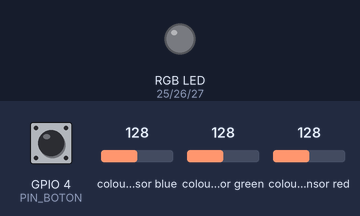
A program run on a simulated ESP32. Parts: an RGB LED mixed from three pins (HIGH = lit). Dashed ring = blinking. The inputs (shaded band) are chosen by the test bench; at power-on: GPIO 4 (PIN_BOTON) HIGH, colour sensor blue 128, colour sensor green 128, colour sensor red 128. What the program prints to the serial monitor is not drawn.

Above: at 1.9 s.
2.0 s: GPIO 4 (PIN_BOTON) pulled LOW for 0.15 s
At 2.22 s:
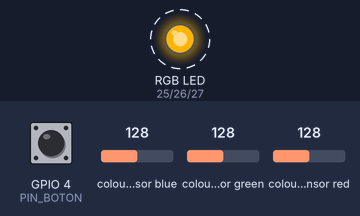
5.0 s: GPIO 4 (PIN_BOTON) pulled LOW for 3.2 s
At 9.3 s:
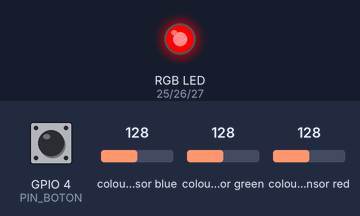
At 15.45 s:
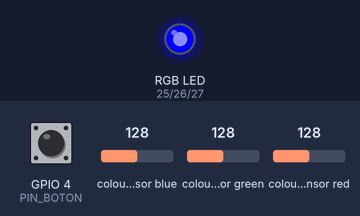
Timing chart, 0 to 15.7 s (numbered marks = the images above; inputs shaded):
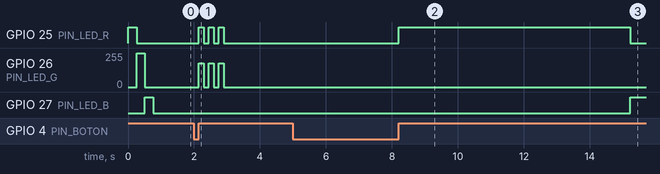

Measured:
- after the input at 2.0 s, GPIO 25 (PIN_LED_R): alternates HIGH for 0.15 s and LOW for 0.15 s, 6 changes in all, then stays LOW, starting after 0.15 s; GPIO 26 (PIN_LED_G): alternates 179/255 for 0.15 s and 0/255 for 0.15 s, 6 changes in all, then stays 0/255, starting after 0.15 s
- after the input at 5.0 s, GPIO 25 (PIN_LED_R): LOW → HIGH after 3.2 s, → LOW 7.0 s later; GPIO 27 (PIN_LED_B): LOW → HIGH after 10.2 s

The program:

main.cpp
```cpp
/**
 * ============================================================
 * TCS34725 + LED RGB + Botón — Calibración y Detección
 * Plataforma : PlatformIO + Arduino (ESP32)
 * Biblioteca : Adafruit TCS34725
 * ============================================================
 *
 * Conexión I2C (ESP32 30 pines):
 *   TCS34725  -->  ESP32
 *   VIN       -->  3.3V
 *   GND       -->  GND
 *   SDA       -->  GPIO 21
 *   SCL       -->  GPIO 22
 *
 * LED RGB (cátodo común):
 *   R         -->  GPIO 25  (LEDC canal 0)
 *   G         -->  GPIO 26  (LEDC canal 1)
 *   B         -->  GPIO 27  (LEDC canal 2)
 *   COM       -->  GND
 *
 * Botón:
 *   Un extremo -->  GPIO 4  (INPUT_PULLUP interno)
 *   Otro       -->  GND
 *
 * ── Modos de operación ──────────────────────────────────────
 *  ESPERA      → LED apagado, aguarda acción del botón
 *  CALIBRACIÓN → Mantener botón 2 s para entrar
 *                LED ROJO  : listo para leer color N
 *                (poner tarjeta, 5 s / 20 lecturas promediadas)
 *                LED AZUL  : color guardado, preparar siguiente
 *                LED VERDE : 8 colores guardados, fin calibración
 *  DETECCIÓN   → Pulsar botón una vez para entrar
 *                LED parpadea con el color más cercano calibrado
 *                LED apagado si no hay coincidencia
 * ============================================================
 */

#include <Arduino.h>
#include <Wire.h>
#include <Adafruit_TCS34725.h>

// ── Pines ─────────────────────────────────────────────────────
#define PIN_LED_R    25
#define PIN_LED_G    26
#define PIN_LED_B    27
#define PIN_BOTON     4

// ── LEDC (PWM ESP32) ──────────────────────────────────────────
#define LEDC_FREQ    5000
#define LEDC_RES        8   // 8 bits → 0–255
#define LEDC_CH_R       0
#define LEDC_CH_G       1
#define LEDC_CH_B       2

// ── LED ánodo/cátodo común ────────────────────────────────────
#define LED_ANODO_COMUN  0   // Cambiar a 1 si es ánodo común

// ── Calibración ───────────────────────────────────────────────
#define NUM_COLORES       8
#define LECTURAS_CAL     20       // muestras por color
#define INTERVALO_CAL   250       // ms entre lecturas
#define MS_HOLD_CAL    2000       // ms para entrar en calibración
#define MS_PAUSA_CAL   1500       // ms de pausa entre colores (LED azul)

// ── Detección ─────────────────────────────────────────────────
#define UMBRAL_DISTANCIA  60.0f   // distancia euclidiana máxima
#define PARPADEO_MS       150     // ms por semiciclo de parpadeo

// ── Sensor ───────────────────────────────────────────────────
Adafruit_TCS34725 tcs = Adafruit_TCS34725(
    TCS34725_INTEGRATIONTIME_50MS,
    TCS34725_GAIN_4X
);

// ── Estado de la máquina ──────────────────────────────────────
enum Estado { ESPERA, CALIBRACION, DETECCION };
Estado estadoActual = ESPERA;

// ── Almacenamiento de colores calibrados (RAM) ────────────────
struct ColorRGB { uint8_t r, g, b; };
ColorRGB coloresCal[NUM_COLORES];
uint8_t  totalCalibrados = 0;

// ── Variables de parpadeo (detección) ────────────────────────
uint8_t  ledR_det = 0, ledG_det = 0, ledB_det = 0;
bool     ledEncendido   = false;
uint32_t tUltimoParpadeo = 0;

// ── Prototipos ────────────────────────────────────────────────
void  iniciarLEDC();
void  setLed(uint8_t r, uint8_t g, uint8_t b);
void  apagarLed();
void  secuenciaBienvenida();
void  manejarBoton();
void  modoCalibracion();
void  modoDeteccion();
ColorRGB leerColorPromedio();
int8_t   buscarColorMasCercano(ColorRGB muestra);
float    distanciaRGB(ColorRGB a, ColorRGB b);
void     imprimirColor(const char* etiqueta, ColorRGB c);
void     escanearI2C();

// ── Botón ─────────────────────────────────────────────────────
uint32_t tBotonPresionado = 0;
bool     botonAnterior    = HIGH;

// =============================================================
void setup() {
    Serial.begin(115200);
    while (!Serial);

    Serial.println(F("\n==========================================="));
    Serial.println(F("  TCS34725 | Calibracion + Deteccion"));
    Serial.println(F("===========================================\n"));

    iniciarLEDC();
    secuenciaBienvenida();

    pinMode(PIN_BOTON, INPUT_PULLUP);

    escanearI2C();

    if (!tcs.begin()) {
        Serial.println(F("[ERROR] TCS34725 no encontrado."));
        while (true) {
            setLed(255, 0, 0); delay(300);
            apagarLed();       delay(300);
        }
    }
    Serial.println(F("[OK] TCS34725 listo. Direccion I2C: 0x29"));
    Serial.println(F("\n── Instrucciones ──────────────────────────"));
    Serial.println(F("  Mantener boton 2 s  → modo CALIBRACION"));
    Serial.println(F("  Pulsar boton 1 vez  → modo DETECCION"));
    Serial.println(F("───────────────────────────────────────────\n"));
}

// =============================================================
void loop() {
    manejarBoton();

    if (estadoActual == DETECCION) {
        // Parpadeo no bloqueante del color detectado
        uint32_t ahora = millis();
        if (ahora - tUltimoParpadeo >= PARPADEO_MS) {
            tUltimoParpadeo = ahora;
            if (ledEncendido) {
                apagarLed();
            } else {
                setLed(ledR_det, ledG_det, ledB_det);
            }
            ledEncendido = !ledEncendido;
        }

        // Leer sensor continuamente y buscar coincidencia
        static uint32_t tUltimaLectura = 0;
        if (ahora - tUltimaLectura >= 300) {
            tUltimaLectura = ahora;

            uint16_t r, g, b, c;
            tcs.getRawData(&r, &g, &b, &c);
            if (c == 0) return;

            ColorRGB muestra = {
                (uint8_t)constrain((float)r / c * 255, 0, 255),
                (uint8_t)constrain((float)g / c * 255, 0, 255),
                (uint8_t)constrain((float)b / c * 255, 0, 255)
            };

            int8_t idx = buscarColorMasCercano(muestra);

            if (idx >= 0) {
                ledR_det = coloresCal[idx].r;
                ledG_det = coloresCal[idx].g;
                ledB_det = coloresCal[idx].b;
                Serial.print(F("Detectado: Color #"));
                Serial.print(idx + 1);
                Serial.print(F("  -->  "));
                imprimirColor("", coloresCal[idx]);
            } else {
                ledR_det = 0; ledG_det = 0; ledB_det = 0;
                Serial.println(F("Detectado: sin coincidencia"));
            }
        }
    }
}

// =============================================================
// Lee el estado del botón y determina si fue pulsación corta
// (→ DETECCIÓN) o larga ≥2 s (→ CALIBRACIÓN)
void manejarBoton() {
    bool botonActual = digitalRead(PIN_BOTON);

    // Flanco de bajada: botón presionado
    if (botonAnterior == HIGH && botonActual == LOW) {
        tBotonPresionado = millis();
    }

    // Flanco de subida: botón soltado
    if (botonAnterior == LOW && botonActual == HIGH) {
        uint32_t duracion = millis() - tBotonPresionado;

        if (duracion >= MS_HOLD_CAL) {
            // Pulsación larga → calibración
            Serial.println(F("\n[BOTON] Pulsacion larga → CALIBRACION"));
            estadoActual = CALIBRACION;
            modoCalibracion();
        } else if (duracion >= 50) {
            // Pulsación corta → detección (solo si hay colores calibrados)
            if (totalCalibrados == 0) {
                Serial.println(F("[BOTON] Sin colores calibrados. Calibra primero."));
                // Avisar con 3 destellos amarillos
                for (uint8_t i = 0; i < 3; i++) {
                    setLed(255, 180, 0); delay(150);
                    apagarLed();         delay(150);
                }
            } else {
                Serial.println(F("\n[BOTON] Pulsacion corta → DETECCION"));
                estadoActual    = DETECCION;
                ledR_det = 0; ledG_det = 0; ledB_det = 0;
                ledEncendido    = false;
                tUltimoParpadeo = millis();
                Serial.print(F("Detectando entre "));
                Serial.print(totalCalibrados);
                Serial.println(F(" colores calibrados..."));
            }
        }
    }

    botonAnterior = botonActual;
}

// =============================================================
// Flujo completo de calibración (bloqueante durante la sesión)
void modoCalibracion() {
    totalCalibrados = 0;
    Serial.println(F("\n════ MODO CALIBRACION ════"));
    Serial.print(F("Se capturaran "));
    Serial.print(NUM_COLORES);
    Serial.println(F(" colores. Mantener cada tarjeta bajo el sensor."));

    for (uint8_t i = 0; i < NUM_COLORES; i++) {
        // ── Señal: listo para leer (LED rojo) ────────────────
        Serial.print(F("\nColor #"));
        Serial.print(i + 1);
        Serial.println(F(" — Coloca la tarjeta y espera 5 segundos..."));
        setLed(255, 0, 0);
        delay(1000);   // Pausa de 1 s para que el usuario posicione la tarjeta

        // ── Tomar 20 lecturas cada 250 ms ────────────────────
        uint32_t sumR = 0, sumG = 0, sumB = 0;
        for (uint8_t j = 0; j < LECTURAS_CAL; j++) {
            uint16_t r, g, b, c;
            tcs.getRawData(&r, &g, &b, &c);
            if (c > 0) {
                sumR += (uint32_t)constrain((float)r / c * 255, 0, 255);
                sumG += (uint32_t)constrain((float)g / c * 255, 0, 255);
                sumB += (uint32_t)constrain((float)b / c * 255, 0, 255);
            }
            Serial.print(F("."));
            delay(INTERVALO_CAL);
        }
        Serial.println();

        coloresCal[i] = {
            (uint8_t)(sumR / LECTURAS_CAL),
            (uint8_t)(sumG / LECTURAS_CAL),
            (uint8_t)(sumB / LECTURAS_CAL)
        };
        totalCalibrados++;

        Serial.print(F("Guardado #"));
        Serial.print(i + 1);
        Serial.print(F(": "));
        imprimirColor("", coloresCal[i]);

        // ── Señal: guardado (LED azul) ────────────────────────
        setLed(0, 0, 255);
        delay(MS_PAUSA_CAL);
    }

    // ── Señal: calibración completa (LED verde) ───────────────
    setLed(0, 255, 0);
    Serial.println(F("\n[OK] Calibracion completa. 8 colores guardados."));
    Serial.println(F("     Pulsa el boton para iniciar deteccion.\n"));
    delay(2000);
    apagarLed();
    estadoActual = ESPERA;
}

// =============================================================
// Devuelve el índice del color calibrado más cercano,
// o -1 si ninguno supera el umbral de distancia
int8_t buscarColorMasCercano(ColorRGB muestra) {
    float   menorDist = UMBRAL_DISTANCIA;
    int8_t  idx       = -1;

    for (uint8_t i = 0; i < totalCalibrados; i++) {
        float d = distanciaRGB(muestra, coloresCal[i]);
        if (d < menorDist) {
            menorDist = d;
            idx       = i;
        }
    }
    return idx;
}

// =============================================================
// Distancia euclidiana en espacio RGB
float distanciaRGB(ColorRGB a, ColorRGB b) {
    float dr = (float)a.r - b.r;
    float dg = (float)a.g - b.g;
    float db = (float)a.b - b.b;
    return sqrt(dr*dr + dg*dg + db*db);
}

// =============================================================
void imprimirColor(const char* etiqueta, ColorRGB c) {
    if (etiqueta && etiqueta[0] != '\0') {
        Serial.print(etiqueta);
        Serial.print(F(": "));
    }
    Serial.print(F("R:"));  Serial.print(c.r);
    Serial.print(F(" G:")); Serial.print(c.g);
    Serial.print(F(" B:")); Serial.println(c.b);
}

// =============================================================
void iniciarLEDC() {
    ledcSetup(LEDC_CH_R, LEDC_FREQ, LEDC_RES);
    ledcSetup(LEDC_CH_G, LEDC_FREQ, LEDC_RES);
    ledcSetup(LEDC_CH_B, LEDC_FREQ, LEDC_RES);
    ledcAttachPin(PIN_LED_R, LEDC_CH_R);
    ledcAttachPin(PIN_LED_G, LEDC_CH_G);
    ledcAttachPin(PIN_LED_B, LEDC_CH_B);
    apagarLed();
    Serial.println(F("[OK] LED RGB LEDC listo (pines 25/26/27)."));
}

void setLed(uint8_t r, uint8_t g, uint8_t b) {
#if LED_ANODO_COMUN
    ledcWrite(LEDC_CH_R, 255 - r);
    ledcWrite(LEDC_CH_G, 255 - g);
    ledcWrite(LEDC_CH_B, 255 - b);
#else
    ledcWrite(LEDC_CH_R, r);
    ledcWrite(LEDC_CH_G, g);
    ledcWrite(LEDC_CH_B, b);
#endif
}

void apagarLed() { setLed(0, 0, 0); }

void secuenciaBienvenida() {
    setLed(255, 0, 0); delay(250);
    setLed(0, 255, 0); delay(250);
    setLed(0, 0, 255); delay(250);
    apagarLed();
}

// =============================================================
void escanearI2C() {
    Serial.println(F("[I2C] Escaneando bus..."));
    uint8_t found = 0;
    for (uint8_t addr = 1; addr < 127; addr++) {
        Wire.beginTransmission(addr);
        if (Wire.endTransmission() == 0) {
            Serial.print(F("  0x"));
            if (addr < 16) Serial.print(F("0"));
            Serial.print(addr, HEX);
            if (addr == 0x29) Serial.print(F("  <-- TCS34725"));
            Serial.println();
            found++;
        }
    }
    if (!found) Serial.println(F("  [!] Ningun dispositivo encontrado."));
    Serial.println();
}
```
